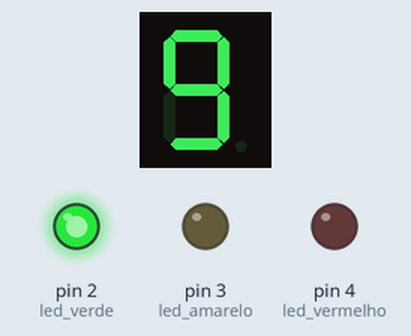
Simulated run of this sketch. Board: Arduino Uno, built with avr-gcc and run on an emulated ATmega328P. Shown: 1-digit seven-segment display, output pins drawn as LEDs (lit = HIGH). Wiring (inferred from the names in the program): 1-digit 7-segment display, segments lit when HIGH: segments pin 6, pin 7, pin 8, pin 9, pin 10, pin 11, pin 12. The segment pins are drawn as the display they are named for; pins used as bus, display or sensor lines are not drawn.

Above: at 0.1 s.
At 5.1 s:
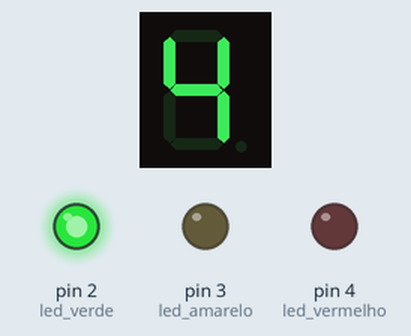
At 9.1 s:
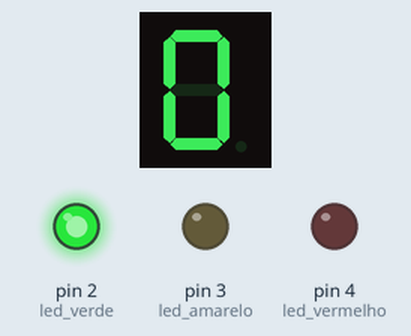
At 19.1 s:
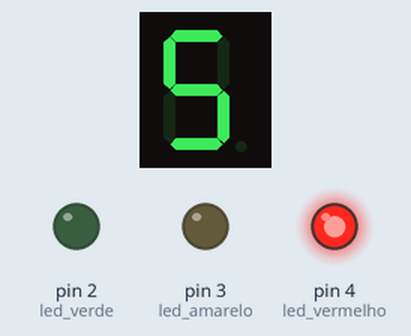
At 29.1 s:
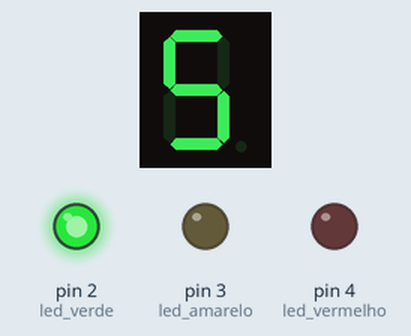
At 39.1 s:
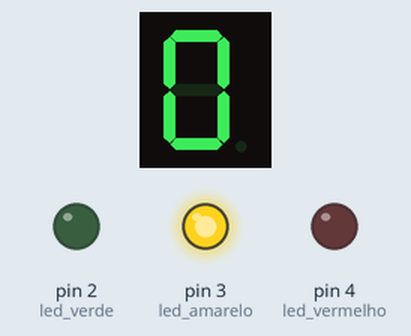
Timing chart, 0 to 40.0 s (numbered marks = the images above):
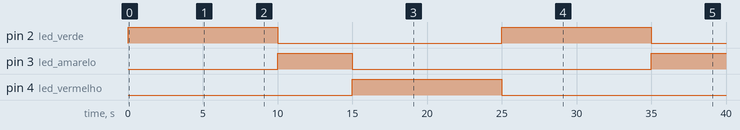

Measured:
- by itself, pin 2 (led_verde): alternates HIGH for 10.0 s and LOW for 15.0 s
- by itself, pin 3 (led_amarelo): LOW → HIGH at 10.0 s, → LOW 5.0 s later, → HIGH 20.0 s later
- by itself, pin 4 (led_vermelho): LOW → HIGH at 15.0 s, → LOW 10.0 s later
- what the display in image 1 shows lasts 1.0 s, from 5.0 s to 6.0 s

The sketch:

semaforoDisplay.ino
```cpp
#define tmp 1000

#define led_verde 2
#define led_amarelo 3
#define led_vermelho 4

int disp_pinos[7] = {6, 7, 8, 9, 10, 11, 12};
int cont = 9;

// Ajustado de [6][7] para [10][7] para comportar todos os números
int digitos[10][7] = {
  // a, b, c, d, e, f, g
  {1, 1, 1, 1, 1, 1, 0}, // 0
  {0, 1, 1, 0, 0, 0, 0}, // 1
  {1, 1, 0, 1, 1, 0, 1}, // 2
  {1, 1, 1, 1, 0, 0, 1}, // 3
  {0, 1, 1, 0, 0, 1, 1}, // 4
  {1, 0, 1, 1, 0, 1, 1}, // 5
  {1, 0, 1, 1, 1, 1, 1}, // 6
  {1, 1, 1, 0, 0, 0, 0}, // 7
  {1, 1, 1, 1, 1, 1, 1}, // 8
  {1, 1, 1, 1, 0, 1, 1}  // 9
};

void setup() {
  for (int i = 0; i < 7; i++) {
    pinMode(disp_pinos[i], OUTPUT);
  }
  pinMode(led_verde,OUTPUT);
  pinMode(led_amarelo,OUTPUT);
  pinMode(led_vermelho,OUTPUT);

}

void loop() {

  digitalWrite(led_verde,HIGH);
  digitalWrite(led_amarelo,LOW);
  digitalWrite(led_vermelho,LOW);

  // --- PRIMEIRA SEQUÊNCIA: 9 até 0 ---

  for (int i = 9; i >= 0; i--) {
    digito(i);
    delay(tmp);
  }

  digitalWrite(led_verde,LOW);
  digitalWrite(led_amarelo,HIGH);
  digitalWrite(led_vermelho,LOW);

  // --- SEGUNDA SEQUÊNCIA: 2 até 0 ---

  for (int i = 4; i >= 0; i--) {
    digito(i);
    delay(tmp);
  }

  digitalWrite(led_verde,LOW);
  digitalWrite(led_amarelo,LOW);
  digitalWrite(led_vermelho,HIGH);

   // --- TERCEIRA SEQUÊNCIA: 9 até 0 ---

  for (int i = 9; i >= 0; i--) {
    digito(i);
    delay(tmp);
  }


  // O loop() reinicia aqui, voltando para a contagem de 9
}

void digito(int d) {
  for (int i = 0; i < 7; i++) {
    digitalWrite(disp_pinos[i], digitos[d][i]);
  }
}
```
